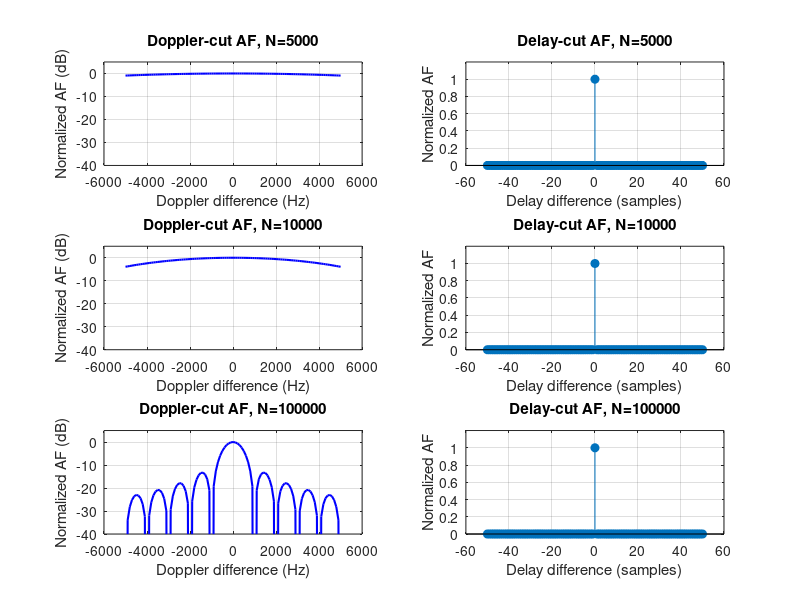

The MATLAB source for this figure:
clear; clc; close all;

B = 100e6; Ts = 1/B;
N_vals = [5000, 10000, 100000];
d_tau = -50:50;
d_nu = -5000:100:5000;

figure;
for n_idx = 1:length(N_vals)
    N = N_vals(n_idx);
    % Doppler-cut AF
    chi_doppler = zeros(size(d_nu));
    for idx = 1:length(d_nu)
        if d_nu(idx) == 0
            chi_doppler(idx) = 1;
        else
            chi_doppler(idx) = abs(sin(pi*d_nu(idx)*N*Ts) / (N*sin(pi*d_nu(idx)*Ts)));
        end
    end
    subplot(3,2,2*n_idx-1);
    plot(d_nu, 20*log10(chi_doppler), 'b-', 'LineWidth', 1.5);
    xlabel('Doppler difference (Hz)'); ylabel('Normalized AF (dB)');
    title(sprintf('Doppler-cut AF, N=%d', N));
    grid on; ylim([-40 5]);
    
    % Delay-cut AF (single-path case -> zero sidelobes)
    chi_delay = zeros(size(d_tau));
    chi_delay(d_tau==0) = 1;
    subplot(3,2,2*n_idx);
    stem(d_tau, chi_delay, 'filled');
    xlabel('Delay difference (samples)'); ylabel('Normalized AF');
    title(sprintf('Delay-cut AF, N=%d', N));
    grid on; ylim([0 1.2]);
end
